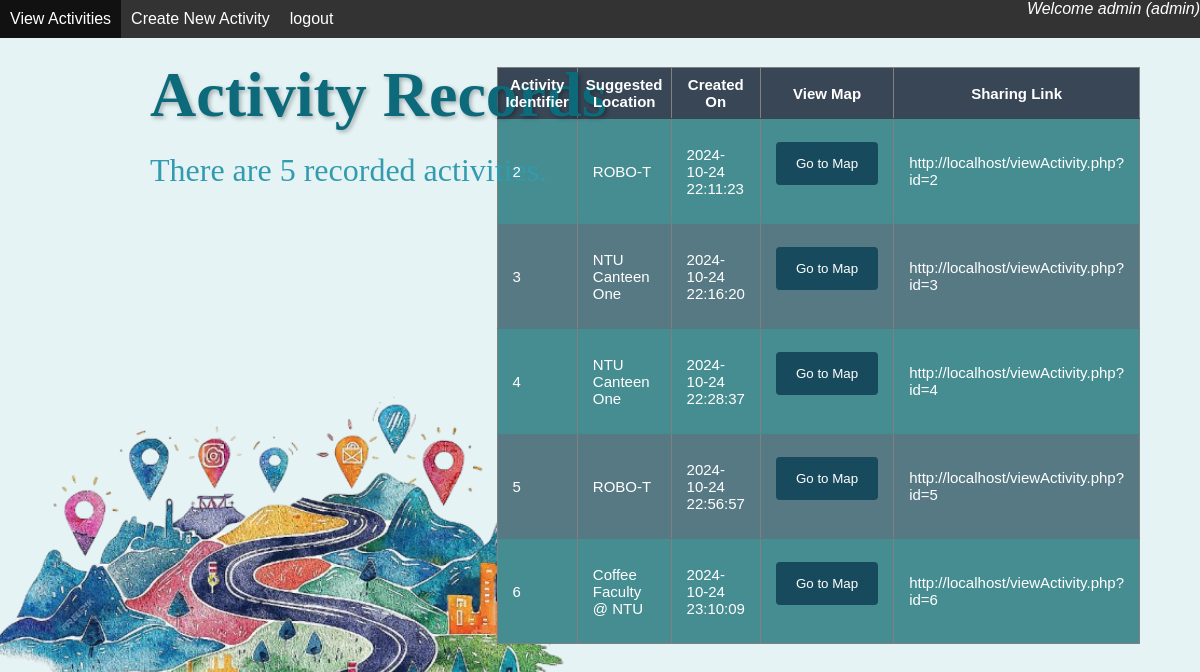
The app's page /index.php (signed in) with its own data.
### tables this page shows
CREATE TABLE `activity` (
  `activity_id` int(5) NOT NULL,
  `selectedLocations` mediumtext NOT NULL,
  `activityLat` varchar(500) NOT NULL,
  `activityLng` varchar(500) NOT NULL,
  `suggestedActivityName` varchar(500) NOT NULL,
  `creator_id` int(5) NOT NULL,
  `activityTypes` mediumtext NOT NULL,
  `date_created` datetime NOT NULL DEFAULT current_timestamp()
);

### index.php (the view, shortened to what this page needs)
<?php
include "dbFunctions.php";
if(isset($_SESSION['user_id'])){
    $value=$_SESSION['user_id'];
    $querySelect = "SELECT * FROM activity where creator_id =".$value."";
    $resultSelect = mysqli_query($link, $querySelect) or
            die (mysqli_error($link));
    while ($row = mysqli_fetch_array($resultSelect)) {
        $arrResult[] = $row;
    }
    if(isset($arrResult)&&$arrResult!=NULL) {
    $number = count($arrResult);
    }
    else{
        $number = 0;
    }
}else{
    header('Location: login.php');
}
?>
<html>
    <head>
    </head>
    <body class="indexbackground">
        <link href="stylesheets/style.css" rel="stylesheet" type="text/css"/>
        <?php include "navbar.php" ?>
        <h1 class="activity-header">Activity Records</h1>
        <p class="activity-count">There are <?php echo $number ?> recorded activities.</p>
        <br/>
        <?php if($number > 0){?>
        <table border='1' class="box-table1">
            <tr>
                <th>Activity Identifier</th>
                <th>Suggested Location</th>
                <th>Created On</th>
                <th>View Map</th>
                <th> Sharing Link</th>
            </tr>
                <?php
    for ($i = 0;$i < count($arrResult);$i++){
        $AID = $arrResult[$i]['activity_id'];
        $AN = $arrResult[$i]['suggestedActivityName'];
        $uploaded_on = $arrResult[$i]['date_created'];
        ?>
            <tr>
                <td> <?php echo $AID; ?></td>
                <td> <?php echo $AN; ?> </td>
                <td> <?php echo $uploaded_on; ?> </td>
                <td> <?php echo "<form action='viewActivity.php?' enctype='multipart/form-data' method='GET'><input type ='hidden' name='id' value = $AID required/>
        <input type='submit' class='style2' value='Go to Map'/></form>"?> </td>
                <td><a href="<?php echo "http://localhost/viewActivity.php?id=".$AID;?>"><?php echo "http://localhost/viewActivity.php?id=".$AID;?></a></td>
            </tr>
        <?php
            }
        }
        ?>
        </table>
    </body>
</html>

### navbar.php
<div id="menu">
    <ul>
        <?php if ( isset($_SESSION['user_id']) ) { ?>
            <li><a href="../../../../index.php">View Activities</a></li>
            <li><a href="createActivity.php">Create New Activity</a></li>
            <li><a href="logout.php">logout</a></li>
        <?php } else { ?>
        <li><a href="login.php">Login</a></li>
        <li><a href="register.php">Register</a></li>
        <?php } ?>
        <?php if (isset($_SESSION['username'])) { echo "<div style='text-align:right'><i> Welcome " . $_SESSION['username'] . " " . " (" . $_SESSION['role'] . ")" ." ". "</i>";}?>
    </ul>
</div>

### style.css (style rules this page uses)
body { font-family: Arial, sans-serif; margin: 0; padding: 0; margin: 0; background-color: #e5f3f5; }
body.indexbackground { background-image: url('images/indexbackground.png'); background-size: 55%; background-position: -50px 100%; background-repeat: no-repeat; background-color: #e5f3f5; }
a { color: #0079a1; text-decoration: none; }
#menu { margin: 0; padding: 0; overflow: hidden; background-color: #333; }
#menu ul { list-style-type: none; margin: 0; padding: 0; }
#menu li { float: left; }
#menu li a { display: block; color: white; text-align: center; padding: 10px 10px; text-decoration: none; }
#menu div { float: right; color: white; }
input[type=submit] { width: 100%; background-color: #41659b; color: white; padding: 14px 20px; margin: 8px 0; border: none; border-radius: 4px; cursor: pointer; }
input.style2 { width: 100%; background-color: #174a5c; color: white; padding: 14px 20px; margin: 8px 0; border: none; border-radius: 4px; cursor: pointer; }
.box-table1 { font-family: "Lucida Sans Unicode", "Lucida Grande", Sans-Serif; font-size: 15px; width: 100px; text-align: center; margin-left: auto; margin-right: 60px; margin-top: -150px; border-collapse: collapse; color: rgb(255, 255, 255); }
.box-table1 th { padding: 8px; background: #394656; color: rgb(255, 255, 255); }
.box-table1 tr:nth-child(odd) { background: #567984; color: rgb(255, 255, 255); }
.box-table1 tr:nth-child(even) { background: #468d92; color: rgb(255, 255, 255); }
.box-table1 td { padding: 15px; text-align: left; color: rgb(255, 255, 255); border-top: 1px solid transparent; font-family: 'Arial Black', Gadget, sans-serif; }
.box-table1 a { color: #ffffff; text-decoration: none; }
.activity-header { font-size: 4em; color: #0d6a7b; margin-top: 20px; margin-left: 150px; margin-bottom: 20px; font-family: 'Dancing Script', cursive; text-shadow: 2px 2px 4px rgba(0, 0, 0, 0.3); }
.activity-count { font-size: 2em; color: #339bae; margin: 10px 0; margin-left: 150px; font-family: 'Dancing Script', cursive; }

### records on screen
activity: activity_id "2", suggestedActivityName "ROBO-T", date_created "2024-10-24 22:11:23"
activity: activity_id "3", suggestedActivityName "NTU Canteen One", date_created "2024-10-24 22:16:20"
activity: activity_id "4", suggestedActivityName "NTU Canteen One", date_created "2024-10-24 22:28:37"
activity: activity_id "5", suggestedActivityName "ROBO-T", date_created "2024-10-24 22:56:57"
activity: activity_id "6", suggestedActivityName "Coffee Faculty @ NTU", date_created "2024-10-24 23:10:09"

### other values on screen
$_SESSION['username'] "admin"
$_SESSION['role'] "admin"
$number "5"
